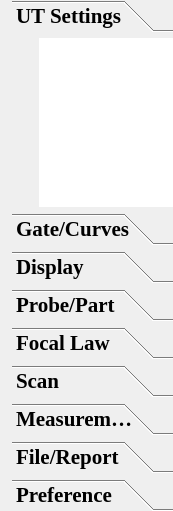
<?xml version="1.0" encoding="UTF-8"?>
<ui version="4.0">
 <class>FirstSecondMenuWidget</class>
 <widget class="QWidget" name="FirstSecondMenuWidget">
  <property name="geometry">
   <rect>
    <x>0</x>
    <y>0</y>
    <width>173</width>
    <height>511</height>
   </rect>
  </property>
  <property name="windowTitle">
   <string>Form</string>
  </property>
  <layout class="QGridLayout" name="gridLayout_2">
   <property name="leftMargin">
    <number>0</number>
   </property>
   <property name="topMargin">
    <number>0</number>
   </property>
   <property name="rightMargin">
    <number>0</number>
   </property>
   <property name="bottomMargin">
    <number>0</number>
   </property>
   <property name="spacing">
    <number>0</number>
   </property>
   <item row="0" column="0">
    <widget class="QFrame" name="frame_mainMenu">
     <property name="styleSheet">
      <string notr="true"/>
     </property>
     <property name="frameShape">
      <enum>QFrame::NoFrame</enum>
     </property>
     <property name="frameShadow">
      <enum>QFrame::Plain</enum>
     </property>
     <layout class="QVBoxLayout" name="verticalLayout">
      <property name="spacing">
       <number>0</number>
      </property>
      <property name="leftMargin">
       <number>12</number>
      </property>
      <property name="topMargin">
       <number>0</number>
      </property>
      <property name="rightMargin">
       <number>0</number>
      </property>
      <property name="bottomMargin">
       <number>0</number>
      </property>
      <item>
       <widget class="QToolBox" name="toolBox">
        <property name="font">
         <font>
          <family>Times New Roman</family>
          <pointsize>16</pointsize>
          <weight>75</weight>
          <bold>true</bold>
         </font>
        </property>
        <property name="styleSheet">
         <string notr="true">QToolBox::tab {
border-image: url(:/file/resources/arrowDown.png);
background: qlineargradient(x1: 0, y1: 0, x2: 0, y2: 1,
stop: 0 #E1E1E1, stop: 0.4 #DDDDDD,
stop: 0.5 #D8D8D8, stop: 1.0 #D3D3D3);
background-color: rgba(67, 67, 67, 0);
border-radius: 5px;
color: white;
}

QToolBox::tab:selected {
border-image: url(:/file/resources/arrowUp.png);
font:normal, &quot;Times New Roman&quot;, bold, 12px;
color: red;
}</string>
        </property>
        <property name="frameShape">
         <enum>QFrame::NoFrame</enum>
        </property>
        <property name="currentIndex">
         <number>0</number>
        </property>
        <widget class="QWidget" name="page_1">
         <property name="geometry">
          <rect>
           <x>0</x>
           <y>0</y>
           <width>161</width>
           <height>169</height>
          </rect>
         </property>
         <attribute name="label">
          <string>UT Settings</string>
         </attribute>
         <layout class="QHBoxLayout" name="horizontalLayout_1" stretch="1,5">
          <property name="spacing">
           <number>0</number>
          </property>
          <property name="leftMargin">
           <number>0</number>
          </property>
          <property name="topMargin">
           <number>0</number>
          </property>
          <property name="rightMargin">
           <number>0</number>
          </property>
          <property name="bottomMargin">
           <number>0</number>
          </property>
          <item>
           <spacer name="horizontalSpacer_1">
            <property name="orientation">
             <enum>Qt::Horizontal</enum>
            </property>
            <property name="sizeHint" stdset="0">
             <size>
              <width>40</width>
              <height>20</height>
             </size>
            </property>
           </spacer>
          </item>
          <item>
           <widget class="QListView" name="listView_1">
            <property name="sizePolicy">
             <sizepolicy hsizetype="Preferred" vsizetype="Preferred">
              <horstretch>0</horstretch>
              <verstretch>0</verstretch>
             </sizepolicy>
            </property>
            <property name="styleSheet">
             <string notr="true"/>
            </property>
            <property name="frameShape">
             <enum>QFrame::NoFrame</enum>
            </property>
            <property name="verticalScrollBarPolicy">
             <enum>Qt::ScrollBarAlwaysOff</enum>
            </property>
            <property name="horizontalScrollBarPolicy">
             <enum>Qt::ScrollBarAlwaysOff</enum>
            </property>
            <property name="editTriggers">
             <set>QAbstractItemView::EditKeyPressed</set>
            </property>
            <property name="spacing">
             <number>6</number>
            </property>
           </widget>
          </item>
         </layout>
        </widget>
        <widget class="QWidget" name="page_2">
         <property name="geometry">
          <rect>
           <x>0</x>
           <y>0</y>
           <width>161</width>
           <height>169</height>
          </rect>
         </property>
         <attribute name="label">
          <string>Gate/Curves</string>
         </attribute>
         <layout class="QHBoxLayout" name="horizontalLayout_2" stretch="1,5">
          <property name="spacing">
           <number>0</number>
          </property>
          <property name="leftMargin">
           <number>0</number>
          </property>
          <property name="topMargin">
           <number>0</number>
          </property>
          <property name="rightMargin">
           <number>0</number>
          </property>
          <property name="bottomMargin">
           <number>0</number>
          </property>
          <item>
           <spacer name="horizontalSpacer_2">
            <property name="orientation">
             <enum>Qt::Horizontal</enum>
            </property>
            <property name="sizeHint" stdset="0">
             <size>
              <width>40</width>
              <height>20</height>
             </size>
            </property>
           </spacer>
          </item>
          <item>
           <widget class="QListView" name="listView_2">
            <property name="sizePolicy">
             <sizepolicy hsizetype="Preferred" vsizetype="Preferred">
              <horstretch>0</horstretch>
              <verstretch>0</verstretch>
             </sizepolicy>
            </property>
            <property name="frameShape">
             <enum>QFrame::NoFrame</enum>
            </property>
            <property name="verticalScrollBarPolicy">
             <enum>Qt::ScrollBarAlwaysOff</enum>
            </property>
            <property name="horizontalScrollBarPolicy">
             <enum>Qt::ScrollBarAlwaysOff</enum>
            </property>
            <property name="editTriggers">
             <set>QAbstractItemView::EditKeyPressed</set>
            </property>
            <property name="spacing">
             <number>6</number>
            </property>
           </widget>
          </item>
         </layout>
        </widget>
        <widget class="QWidget" name="page_3">
         <property name="geometry">
          <rect>
           <x>0</x>
           <y>0</y>
           <width>161</width>
           <height>169</height>
          </rect>
         </property>
         <attribute name="label">
          <string>Display</string>
         </attribute>
         <layout class="QHBoxLayout" name="horizontalLayout_3" stretch="1,5">
          <property name="spacing">
           <number>0</number>
          </property>
          <property name="leftMargin">
           <number>0</number>
          </property>
          <property name="topMargin">
           <number>0</number>
          </property>
          <property name="rightMargin">
           <number>0</number>
          </property>
          <property name="bottomMargin">
           <number>0</number>
          </property>
          <item>
           <spacer name="horizontalSpacer_3">
            <property name="orientation">
             <enum>Qt::Horizontal</enum>
            </property>
            <property name="sizeHint" stdset="0">
             <size>
              <width>25</width>
              <height>20</height>
             </size>
            </property>
           </spacer>
          </item>
          <item>
           <widget class="QListView" name="listView_3">
            <property name="sizePolicy">
             <sizepolicy hsizetype="Preferred" vsizetype="Preferred">
              <horstretch>0</horstretch>
              <verstretch>0</verstretch>
             </sizepolicy>
            </property>
            <property name="frameShape">
             <enum>QFrame::NoFrame</enum>
            </property>
            <property name="verticalScrollBarPolicy">
             <enum>Qt::ScrollBarAlwaysOff</enum>
            </property>
            <property name="horizontalScrollBarPolicy">
             <enum>Qt::ScrollBarAlwaysOff</enum>
            </property>
            <property name="editTriggers">
             <set>QAbstractItemView::EditKeyPressed</set>
            </property>
            <property name="spacing">
             <number>6</number>
            </property>
           </widget>
          </item>
         </layout>
        </widget>
        <widget class="QWidget" name="page_4">
         <property name="geometry">
          <rect>
           <x>0</x>
           <y>0</y>
           <width>161</width>
           <height>169</height>
          </rect>
         </property>
         <attribute name="label">
          <string>Probe/Part</string>
         </attribute>
         <layout class="QHBoxLayout" name="horizontalLayout_4" stretch="1,5">
          <property name="spacing">
           <number>0</number>
          </property>
          <property name="leftMargin">
           <number>0</number>
          </property>
          <property name="topMargin">
           <number>0</number>
          </property>
          <property name="rightMargin">
           <number>0</number>
          </property>
          <property name="bottomMargin">
           <number>0</number>
          </property>
          <item>
           <spacer name="horizontalSpacer_4">
            <property name="orientation">
             <enum>Qt::Horizontal</enum>
            </property>
            <property name="sizeHint" stdset="0">
             <size>
              <width>25</width>
              <height>20</height>
             </size>
            </property>
           </spacer>
          </item>
          <item>
           <widget class="QListView" name="listView_4">
            <property name="sizePolicy">
             <sizepolicy hsizetype="Preferred" vsizetype="Preferred">
              <horstretch>0</horstretch>
              <verstretch>0</verstretch>
             </sizepolicy>
            </property>
            <property name="frameShape">
             <enum>QFrame::NoFrame</enum>
            </property>
            <property name="verticalScrollBarPolicy">
             <enum>Qt::ScrollBarAlwaysOff</enum>
            </property>
            <property name="horizontalScrollBarPolicy">
             <enum>Qt::ScrollBarAlwaysOff</enum>
            </property>
            <property name="editTriggers">
             <set>QAbstractItemView::EditKeyPressed</set>
            </property>
            <property name="spacing">
             <number>6</number>
            </property>
           </widget>
          </item>
         </layout>
        </widget>
        <widget class="QWidget" name="page_5">
         <property name="geometry">
          <rect>
           <x>0</x>
           <y>0</y>
           <width>161</width>
           <height>169</height>
          </rect>
         </property>
         <attribute name="label">
          <string>Focal Law</string>
         </attribute>
         <layout class="QHBoxLayout" name="horizontalLayout_5" stretch="1,5">
          <property name="spacing">
           <number>0</number>
          </property>
          <property name="leftMargin">
           <number>0</number>
          </property>
          <property name="topMargin">
           <number>0</number>
          </property>
          <property name="rightMargin">
           <number>0</number>
          </property>
          <property name="bottomMargin">
           <number>0</number>
          </property>
          <item>
           <spacer name="horizontalSpacer_5">
            <property name="orientation">
             <enum>Qt::Horizontal</enum>
            </property>
            <property name="sizeHint" stdset="0">
             <size>
              <width>25</width>
              <height>20</height>
             </size>
            </property>
           </spacer>
          </item>
          <item>
           <widget class="QListView" name="listView_5">
            <property name="sizePolicy">
             <sizepolicy hsizetype="Preferred" vsizetype="Preferred">
              <horstretch>0</horstretch>
              <verstretch>0</verstretch>
             </sizepolicy>
            </property>
            <property name="frameShape">
             <enum>QFrame::NoFrame</enum>
            </property>
            <property name="verticalScrollBarPolicy">
             <enum>Qt::ScrollBarAlwaysOff</enum>
            </property>
            <property name="horizontalScrollBarPolicy">
             <enum>Qt::ScrollBarAlwaysOff</enum>
            </property>
            <property name="editTriggers">
             <set>QAbstractItemView::EditKeyPressed</set>
            </property>
            <property name="spacing">
             <number>6</number>
            </property>
           </widget>
          </item>
         </layout>
        </widget>
        <widget class="QWidget" name="page_6">
         <property name="geometry">
          <rect>
           <x>0</x>
           <y>0</y>
           <width>161</width>
           <height>169</height>
          </rect>
         </property>
         <attribute name="label">
          <string>Scan</string>
         </attribute>
         <layout class="QHBoxLayout" name="horizontalLayout_6" stretch="1,5">
          <property name="spacing">
           <number>0</number>
          </property>
          <property name="leftMargin">
           <number>0</number>
          </property>
          <property name="topMargin">
           <number>0</number>
          </property>
          <property name="rightMargin">
           <number>0</number>
          </property>
          <property name="bottomMargin">
           <number>0</number>
          </property>
          <item>
           <spacer name="horizontalSpacer_6">
            <property name="orientation">
             <enum>Qt::Horizontal</enum>
            </property>
            <property name="sizeHint" stdset="0">
             <size>
              <width>25</width>
              <height>20</height>
             </size>
            </property>
           </spacer>
          </item>
          <item>
           <widget class="QListView" name="listView_6">
            <property name="sizePolicy">
             <sizepolicy hsizetype="Preferred" vsizetype="Preferred">
              <horstretch>0</horstretch>
              <verstretch>0</verstretch>
             </sizepolicy>
            </property>
            <property name="frameShape">
             <enum>QFrame::NoFrame</enum>
            </property>
            <property name="verticalScrollBarPolicy">
             <enum>Qt::ScrollBarAlwaysOff</enum>
            </property>
            <property name="horizontalScrollBarPolicy">
             <enum>Qt::ScrollBarAlwaysOff</enum>
            </property>
            <property name="editTriggers">
             <set>QAbstractItemView::EditKeyPressed</set>
            </property>
            <property name="spacing">
             <number>6</number>
            </property>
           </widget>
          </item>
         </layout>
        </widget>
        <widget class="QWidget" name="page_7">
         <property name="geometry">
          <rect>
           <x>0</x>
           <y>0</y>
           <width>161</width>
           <height>169</height>
          </rect>
         </property>
         <attribute name="label">
          <string>Measurement</string>
         </attribute>
         <layout class="QHBoxLayout" name="horizontalLayout_7" stretch="1,5">
          <property name="spacing">
           <number>0</number>
          </property>
          <property name="leftMargin">
           <number>0</number>
          </property>
          <property name="topMargin">
           <number>0</number>
          </property>
          <property name="rightMargin">
           <number>0</number>
          </property>
          <property name="bottomMargin">
           <number>0</number>
          </property>
          <item>
           <spacer name="horizontalSpacer_7">
            <property name="orientation">
             <enum>Qt::Horizontal</enum>
            </property>
            <property name="sizeHint" stdset="0">
             <size>
              <width>25</width>
              <height>20</height>
             </size>
            </property>
           </spacer>
          </item>
          <item>
           <widget class="QListView" name="listView_7">
            <property name="sizePolicy">
             <sizepolicy hsizetype="Preferred" vsizetype="Preferred">
              <horstretch>0</horstretch>
              <verstretch>0</verstretch>
             </sizepolicy>
            </property>
            <property name="frameShape">
             <enum>QFrame::NoFrame</enum>
            </property>
            <property name="verticalScrollBarPolicy">
             <enum>Qt::ScrollBarAlwaysOff</enum>
            </property>
            <property name="horizontalScrollBarPolicy">
             <enum>Qt::ScrollBarAlwaysOff</enum>
            </property>
            <property name="editTriggers">
             <set>QAbstractItemView::EditKeyPressed</set>
            </property>
            <property name="spacing">
             <number>6</number>
            </property>
           </widget>
          </item>
         </layout>
        </widget>
        <widget class="QWidget" name="page_8">
         <property name="geometry">
          <rect>
           <x>0</x>
           <y>0</y>
           <width>161</width>
           <height>169</height>
          </rect>
         </property>
         <attribute name="label">
          <string>File/Report</string>
         </attribute>
         <layout class="QHBoxLayout" name="horizontalLayout_8" stretch="1,5">
          <property name="spacing">
           <number>0</number>
          </property>
          <property name="leftMargin">
           <number>0</number>
          </property>
          <property name="topMargin">
           <number>0</number>
          </property>
          <property name="rightMargin">
           <number>0</number>
          </property>
          <property name="bottomMargin">
           <number>0</number>
          </property>
          <item>
           <spacer name="horizontalSpacer_8">
            <property name="orientation">
             <enum>Qt::Horizontal</enum>
            </property>
            <property name="sizeHint" stdset="0">
             <size>
              <width>25</width>
              <height>20</height>
             </size>
            </property>
           </spacer>
          </item>
          <item>
           <widget class="QListView" name="listView_8">
            <property name="sizePolicy">
             <sizepolicy hsizetype="Preferred" vsizetype="Preferred">
              <horstretch>0</horstretch>
              <verstretch>0</verstretch>
             </sizepolicy>
            </property>
            <property name="frameShape">
             <enum>QFrame::NoFrame</enum>
            </property>
            <property name="verticalScrollBarPolicy">
             <enum>Qt::ScrollBarAlwaysOff</enum>
            </property>
            <property name="horizontalScrollBarPolicy">
             <enum>Qt::ScrollBarAlwaysOff</enum>
            </property>
            <property name="editTriggers">
             <set>QAbstractItemView::EditKeyPressed</set>
            </property>
            <property name="spacing">
             <number>6</number>
            </property>
           </widget>
          </item>
         </layout>
        </widget>
        <widget class="QWidget" name="page_9">
         <property name="geometry">
          <rect>
           <x>0</x>
           <y>0</y>
           <width>161</width>
           <height>169</height>
          </rect>
         </property>
         <attribute name="label">
          <string>Preference</string>
         </attribute>
         <layout class="QHBoxLayout" name="horizontalLayout_9" stretch="1,5">
          <property name="spacing">
           <number>0</number>
          </property>
          <property name="leftMargin">
           <number>0</number>
          </property>
          <property name="topMargin">
           <number>0</number>
          </property>
          <property name="rightMargin">
           <number>0</number>
          </property>
          <property name="bottomMargin">
           <number>0</number>
          </property>
          <item>
           <spacer name="horizontalSpacer_9">
            <property name="orientation">
             <enum>Qt::Horizontal</enum>
            </property>
            <property name="sizeHint" stdset="0">
             <size>
              <width>25</width>
              <height>20</height>
             </size>
            </property>
           </spacer>
          </item>
          <item>
           <widget class="QListView" name="listView_9">
            <property name="sizePolicy">
             <sizepolicy hsizetype="Preferred" vsizetype="Preferred">
              <horstretch>0</horstretch>
              <verstretch>0</verstretch>
             </sizepolicy>
            </property>
            <property name="frameShape">
             <enum>QFrame::NoFrame</enum>
            </property>
            <property name="verticalScrollBarPolicy">
             <enum>Qt::ScrollBarAlwaysOff</enum>
            </property>
            <property name="horizontalScrollBarPolicy">
             <enum>Qt::ScrollBarAlwaysOff</enum>
            </property>
            <property name="editTriggers">
             <set>QAbstractItemView::EditKeyPressed</set>
            </property>
            <property name="resizeMode">
             <enum>QListView::Fixed</enum>
            </property>
            <property name="spacing">
             <number>6</number>
            </property>
           </widget>
          </item>
         </layout>
        </widget>
       </widget>
      </item>
     </layout>
    </widget>
   </item>
  </layout>
 </widget>
 <resources/>
 <connections/>
</ui>
